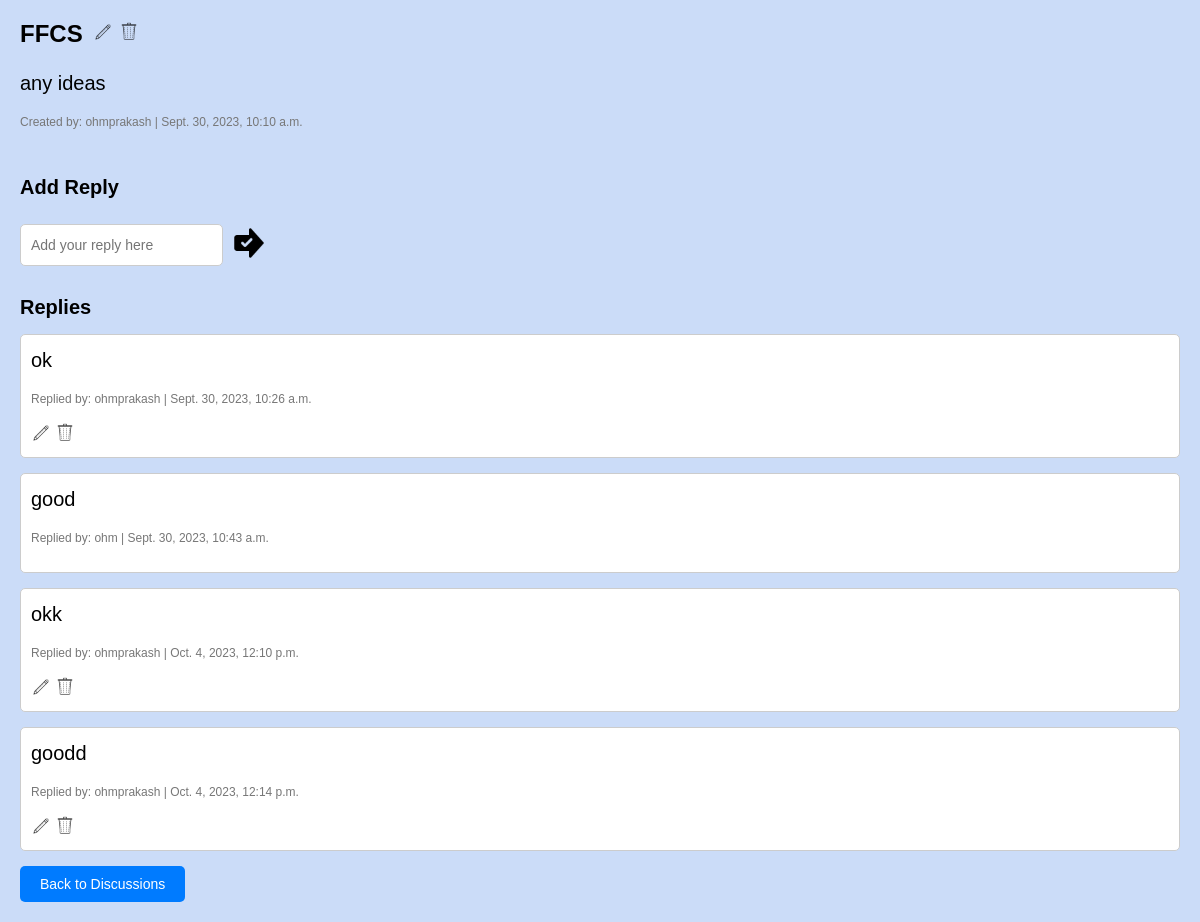
/discussions/3/ (signed in), run on the app's committed database.
### reviews/models.py (models this page shows)
class Discussion(models.Model):
    user = models.ForeignKey(User, on_delete=models.CASCADE)
    title = models.CharField(max_length=200)
    content = models.TextField()
    created_at = models.DateTimeField(auto_now_add=True)

class DiscussionReply(models.Model):
    user = models.ForeignKey(User, on_delete=models.CASCADE)
    discussion = models.ForeignKey(Discussion, on_delete=models.CASCADE, related_name='replies')
    content = models.TextField()
    created_at = models.DateTimeField(auto_now_add=True)

### reviews/views.py (the view, shortened to what this page needs)
# urls.py: path('discussions/<int:discussion_id>/', views.DiscussionDetailView.as_view(), name='discussion_detail'),
class DiscussionDetailView(View):
    template_name = 'discussion_detail.html'
    def get(self, request, discussion_id):
        discussion = get_object_or_404(Discussion, pk=discussion_id)
        reply_form = DiscussionReplyForm()
        return render(request, self.template_name, {'discussion': discussion, 'reply_form': reply_form})

### reviews/forms.py
class DiscussionReplyForm(forms.ModelForm):
    class Meta:
        model = DiscussionReply
        fields = ['content']

### reviews/templates/discussion_detail.html (shortened to what this page needs)
{% load static %}
<!DOCTYPE html>
<html lang="en">
<head>
</head>
<body>
    <h1>
        {{ discussion.title }}
        {% if user == discussion.user %}
            <div id="discussion-buttons">
                <a href="{% url 'edit_discussion' discussion.id %}" class="logo-button">
                    <img class="edit-image" src="{% static 'images/EDIT LOGO.png' %}" alt="Edit Logo" style="margin-left: 10px;">
                </a>
                <a href="{% url 'delete_discussion' discussion.id %}" class="logo-button" onclick="return showDeleteConfirmation();">
                    <img class="delete-image" src="{% static 'images/DELETE LOGO.png' %}" alt="Delete Logo">
                </a>
            </div>
        {% endif %}
    </h1>
    <p>{{ discussion.content }}</p>
    <p class="author-info">Created by: {{ discussion.user.username }} | {{ discussion.created_at }}</p>
    <div class="reply-container">
        <h2>Add Reply</h2>
        <form method="post" id="reply-form">
            <div class="reply-input">
                <input type="text" name="{{ reply_form.content.name }}" class="reply-text-box" placeholder="Add your reply here" required>
                <div class="submit-wrapper">
                    <img class="submit-image" src="{% static 'images/SUBMIT LOGO.png' %}" alt="Submit Logo">
                </div>
            </div>
        </form>
    </div>
    <h2>Replies</h2>
    <ul>
        {% for reply in discussion.replies.all %}
        <li>
            <p>{{ reply.content }}</p>
            <p class="author-info">Replied by: {{ reply.user.username }} | {{ reply.created_at }}</p>
            {% if reply.user == user %}
                <a href="{% url 'edit_reply' discussion.id reply.id %}" class="logo-button">
                    <img class="edit-image" src="{% static 'images/EDIT LOGO.png' %}" alt="Edit reply">
                </a>
                <a href="{% url 'delete_reply' discussion.id reply.id %}" class="logo-button" onclick="return showDeleteConfirmation();">
                    <img class="delete-image" src="{% static 'images/DELETE LOGO.png' %}" alt="Delete reply">
                </a>
            {% endif %}
        </li>
    {% empty %}
        <li>No replies yet.</li>
    {% endfor %}
    </ul>
    <a href="{% url 'discussion_list' %}" class="button">Back to Discussions</a>
</body>
</html>

### reviews/templates/discussion_detail.html (style rules this page uses)
body, h1, h2, p, ul, li { margin: 0; padding: 0; }
body { font-family: Arial, sans-serif; background-color: #cbdcf8; padding: 20px; }
h1 { font-size: 24px; margin-bottom: 20px; display: flex; align-items: center; }
.button { display: inline-block; padding: 10px 20px; margin-right: 10px; text-decoration: none; background-color: #007bff; color: #fff; border: none; border-radius: 5px; cursor: pointer; font-size: 14px; }
p { font-size: 20px; line-height: 1.5; margin-bottom: 15px; }
p.author-info { font-size: 14px; color: #777; }
h2 { font-size: 20px; margin-top: 30px; margin-bottom: 15px; }
ul { list-style: none; }
li { border: 1px solid #ccc; padding: 10px; margin-bottom: 15px; border-radius: 5px; background-color: #fff; }
form { margin-top: 10px; }
.logo-button { text-decoration: none; }
.edit-image, .delete-image { width: 20px; height: 20px; }
.submit-image { width: 32px; height: 32px; }
.reply-container { display: flex; flex-direction: column; align-items: flex-start; }
.reply-input { display: flex; align-items: center; }
.reply-text-box { flex-grow: 1; width: 100%; padding: 10px; border: 1px solid #ccc; border-radius: 5px; font-size: 14px; line-height: 1.5; height: 20px; }
.submit-wrapper { margin-left: 10px; cursor: pointer; }
p.author-info { font-size: 12px; color: #777; }

### data on the page
Discussion: title "FFCS", content "any ideas", user.username "ohmprakash", created_at "Sept. 30, 2023, 10:10 a.m."
DiscussionReply: content "ok", user.username "ohmprakash", created_at "Sept. 30, 2023, 10:26 a.m."
DiscussionReply: content "good", user.username "ohm", created_at "Sept. 30, 2023, 10:43 a.m."
DiscussionReply: content "okk", user.username "ohmprakash", created_at "Oct. 4, 2023, 12:10 p.m."
DiscussionReply: content "goodd", user.username "ohmprakash", created_at "Oct. 4, 2023, 12:14 p.m."
